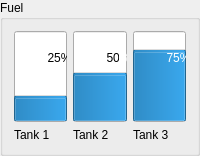
                    <widget class="QGroupBox" name="groupBox_5">
                     <property name="enabled">
                      <bool>true</bool>
                     </property>
                     <property name="sizePolicy">
                      <sizepolicy hsizetype="Minimum" vsizetype="Preferred">
                       <horstretch>0</horstretch>
                       <verstretch>0</verstretch>
                      </sizepolicy>
                     </property>
                     <property name="minimumSize">
                      <size>
                       <width>200</width>
                       <height>0</height>
                      </size>
                     </property>
                     <property name="baseSize">
                      <size>
                       <width>0</width>
                       <height>0</height>
                      </size>
                     </property>
                     <property name="title">
                      <string>Fuel</string>
                     </property>
                     <layout class="QHBoxLayout" name="horizontalLayout_15">
                      <item>
                       <layout class="QVBoxLayout" name="verticalLayout_3">
                        <item>
                         <widget class="QProgressBar" name="progressBar">
                          <property name="sizePolicy">
                           <sizepolicy hsizetype="Minimum" vsizetype="Expanding">
                            <horstretch>0</horstretch>
                            <verstretch>0</verstretch>
                           </sizepolicy>
                          </property>
                          <property name="value">
                           <number>25</number>
                          </property>
                          <property name="orientation">
                           <enum>Qt::Vertical</enum>
                          </property>
                         </widget>
                        </item>
                        <item>
                         <widget class="QLabel" name="label_9">
                          <property name="sizePolicy">
                           <sizepolicy hsizetype="Minimum" vsizetype="Preferred">
                            <horstretch>0</horstretch>
                            <verstretch>0</verstretch>
                           </sizepolicy>
                          </property>
                          <property name="layoutDirection">
                           <enum>Qt::LeftToRight</enum>
                          </property>
                          <property name="text">
                           <string>Tank 1</string>
                          </property>
                         </widget>
                        </item>
                       </layout>
                      </item>
                      <item>
                       <layout class="QVBoxLayout" name="verticalLayout_4">
                        <item>
                         <widget class="QProgressBar" name="progressBar_2">
                          <property name="sizePolicy">
                           <sizepolicy hsizetype="Minimum" vsizetype="Expanding">
                            <horstretch>0</horstretch>
                            <verstretch>0</verstretch>
                           </sizepolicy>
                          </property>
                          <property name="value">
                           <number>50</number>
                          </property>
                          <property name="orientation">
                           <enum>Qt::Vertical</enum>
                          </property>
                         </widget>
                        </item>
                        <item>
                         <widget class="QLabel" name="label_10">
                          <property name="sizePolicy">
                           <sizepolicy hsizetype="Minimum" vsizetype="Preferred">
                            <horstretch>0</horstretch>
                            <verstretch>0</verstretch>
                           </sizepolicy>
                          </property>
                          <property name="layoutDirection">
                           <enum>Qt::LeftToRight</enum>
                          </property>
                          <property name="text">
                           <string>Tank 2</string>
                          </property>
                         </widget>
                        </item>
                       </layout>
                      </item>
                      <item>
                       <layout class="QVBoxLayout" name="verticalLayout_5">
                        <item>
                         <widget class="QProgressBar" name="progressBar_3">
                          <property name="sizePolicy">
                           <sizepolicy hsizetype="Minimum" vsizetype="Expanding">
                            <horstretch>0</horstretch>
                            <verstretch>0</verstretch>
                           </sizepolicy>
                          </property>
                          <property name="contextMenuPolicy">
                           <enum>Qt::NoContextMenu</enum>
                          </property>
                          <property name="value">
                           <number>75</number>
                          </property>
                          <property name="orientation">
                           <enum>Qt::Vertical</enum>
                          </property>
                         </widget>
                        </item>
                        <item>
                         <widget class="QLabel" name="label_11">
                          <property name="sizePolicy">
                           <sizepolicy hsizetype="Minimum" vsizetype="Preferred">
                            <horstretch>0</horstretch>
                            <verstretch>0</verstretch>
                           </sizepolicy>
                          </property>
                          <property name="layoutDirection">
                           <enum>Qt::LeftToRight</enum>
                          </property>
                          <property name="text">
                           <string>Tank 3</string>
                          </property>
                         </widget>
                        </item>
                       </layout>
                      </item>
                     </layout>
                    </widget>
